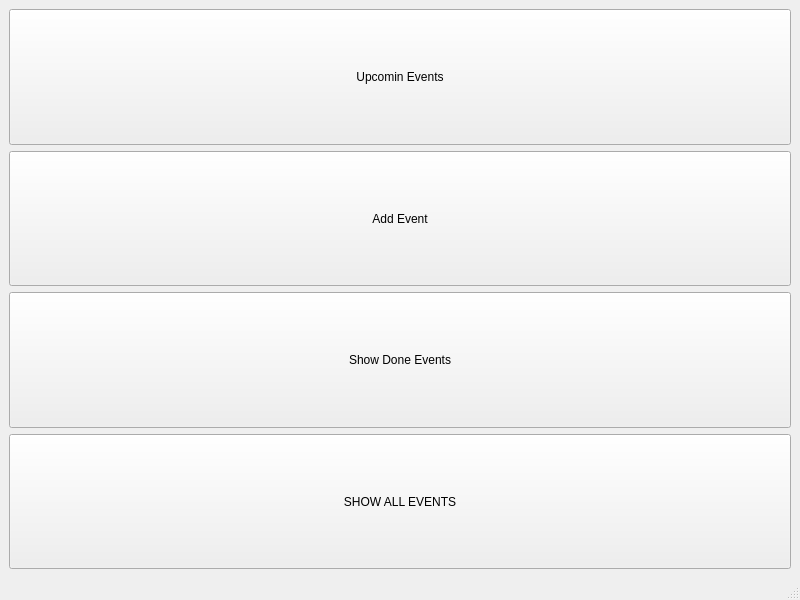
<?xml version="1.0" encoding="UTF-8"?>
<ui version="4.0">
 <class>MainWindow</class>
 <widget class="QMainWindow" name="MainWindow">
  <property name="geometry">
   <rect>
    <x>0</x>
    <y>0</y>
    <width>800</width>
    <height>600</height>
   </rect>
  </property>
  <property name="windowTitle">
   <string>MainWindow</string>
  </property>
  <widget class="QWidget" name="centralwidget">
   <layout class="QVBoxLayout" name="verticalLayout">
    <item>
     <widget class="QPushButton" name="pushButton_3">
      <property name="sizePolicy">
       <sizepolicy hsizetype="Minimum" vsizetype="Preferred">
        <horstretch>0</horstretch>
        <verstretch>0</verstretch>
       </sizepolicy>
      </property>
      <property name="text">
       <string>Upcomin Events</string>
      </property>
     </widget>
    </item>
    <item>
     <widget class="QPushButton" name="pushButton">
      <property name="sizePolicy">
       <sizepolicy hsizetype="Minimum" vsizetype="Preferred">
        <horstretch>0</horstretch>
        <verstretch>0</verstretch>
       </sizepolicy>
      </property>
      <property name="text">
       <string>Add Event</string>
      </property>
     </widget>
    </item>
    <item>
     <widget class="QPushButton" name="pushButton_4">
      <property name="sizePolicy">
       <sizepolicy hsizetype="Minimum" vsizetype="Preferred">
        <horstretch>0</horstretch>
        <verstretch>0</verstretch>
       </sizepolicy>
      </property>
      <property name="text">
       <string>Show Done Events</string>
      </property>
     </widget>
    </item>
    <item>
     <widget class="QPushButton" name="pushButton_2">
      <property name="sizePolicy">
       <sizepolicy hsizetype="Minimum" vsizetype="Preferred">
        <horstretch>0</horstretch>
        <verstretch>0</verstretch>
       </sizepolicy>
      </property>
      <property name="text">
       <string>SHOW ALL EVENTS</string>
      </property>
     </widget>
    </item>
   </layout>
  </widget>
  <widget class="QStatusBar" name="statusbar"/>
 </widget>
 <resources/>
 <connections/>
</ui>
